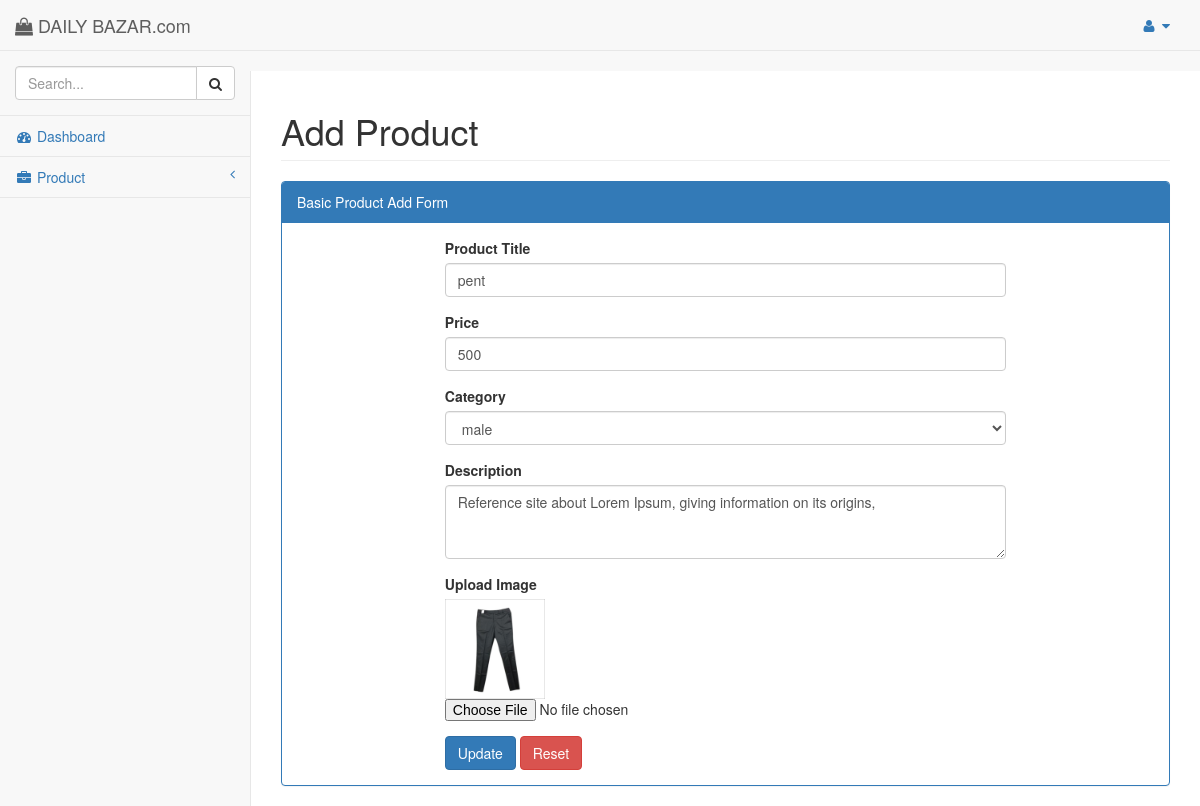
/view/admin/product/edit.php?id=211, run on the app's committed database.
### tables this page shows
CREATE TABLE `product` (
  `id` int(11) NOT NULL,
  `name` varchar(255) NOT NULL,
  `price` varchar(255) NOT NULL,
  `gender` varchar(255) NOT NULL,
  `detail` varchar(255) NOT NULL,
  `image` varchar(255) NOT NULL
);

### src/connection.php (called while the page is built, shortened)
<?php
class Connection{
    private $user = 'root';
    private $pass = '';
    public function __construct(){
        try{
            $this->con = new PDO('mysql:host=localhost;dbname=bazar',$this->user,$this->pass);
        }
        catch (PDOException $e){
            print "ERROR!:" . $e->getMessage() . "<br>";
            die();
        }
    }
}
?>

### src/admin/bazar/bazar.php (called while the page is built, shortened)
<?php
class Bazar extends Connection{
    public function view($id){
        try {
            $query = ("SELECT * FROM `product` WHERE id = :id");
            $stmt = $this->con->prepare($query);
            $stmt->bindValue(':id', $id, PDO::PARAM_INT);
            $stmt->execute();
            return $stmt->fetch(PDO::FETCH_ASSOC);
        }
        catch (PDOException $e){
            print "Error!: " . $e->getMessage() . "<br>";
            die();
        }
    }
}

### view/admin/product/edit.php (the view, shortened to what this page needs)
<?php
include_once '../include/header.php';
$bazar = new App\admin\bazar\Bazar;
$product = $bazar->view($_GET['id']);
?>>
    <div id="page-wrapper" style="min-height: 349px;">
        <div class="row">
            <div class="col-lg-12">
                <h1 class="page-header">Add Product</h1>
            </div>
        </div>
        <div class="row">
            <div class="col-lg-12">
                <div class="panel panel-primary">
                    <div class="panel-heading">
                        Basic Product Add Form
                    </div>
                    <div class="panel-body">
                        <div class="row">
                            <div class="col-lg-8 col-md-offset-2">
                                <form action="view/admin/product/update.php" method="POST" enctype="multipart/form-data">
                                    <div class="form-group">
                                        <label>Product Title</label>
                                        <input type="text" value="<?php echo $product['name']; ?>" name="name" class="form-control">
                                    </div>
                                    <div class="form-group">
                                        <label>Price</label>
                                        <input type="text" name="price" value="<?php echo $product['price']; ?>" class="form-control">
                                    </div>
                                    <div class="form-group">
                                        <label>Category</label>
                                        <select name="gender" class="form-control">
                                            <option <?php echo($product['gender']=='male')?'selected':'';?> value="male">male</option>
                                        </select>
                                    </div>
                                    <div class="form-group">
                                        <label>Description</label>
                                        <textarea class="form-control" name="detail" rows="3"><?php echo $product['detail']; ?></textarea>
                                    </div>
                                    <div class="form-group">
                                        <label>Upload Image</label><br>
                                        <img src="view/admin/product/img/<?php echo $product['image'] ?>" alt="" width="100"><br>
                                        <input type="file" name="image"/>
                                    </div>
                                    <button type="submit" name="submit" class="btn btn-primary">Update</button>
                                    <button type="reset" name="reset" class="btn btn-danger">Reset</button>
                                </form>
                            </div>
                        </div>
                    </div>
                </div>
            </div>
        </div>
    </div>
    <?php
include_once '../include/footer.php';
?>

### data on the page
product: name "pent", price "500", gender "male", detail "Reference site about Lorem Ipsum, giving information on its origins,", image (picture)
